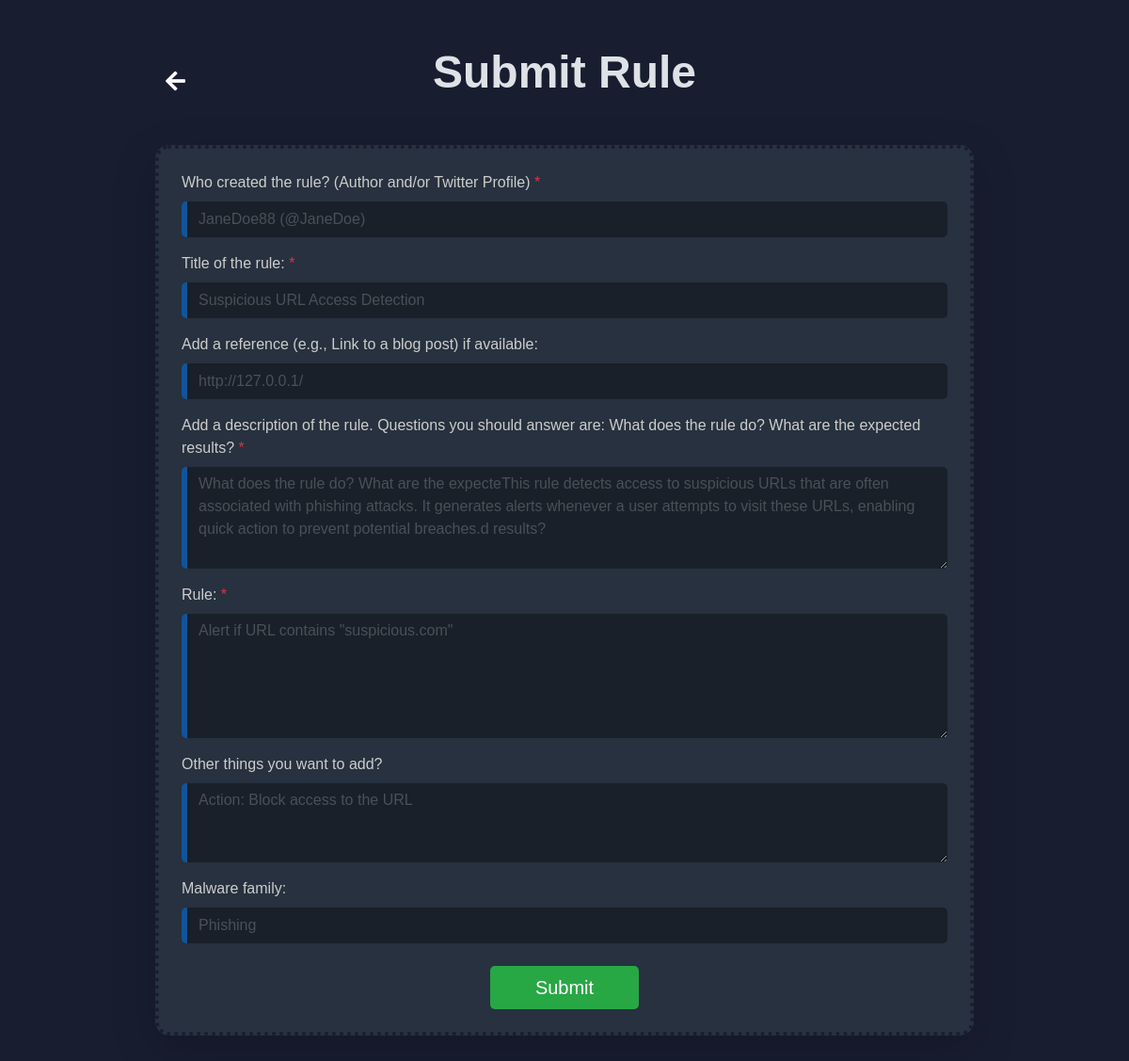
Page /edit-rule/15/ (signed in) on the committed database.
### pingu1_app/models.py (models this page shows, shortened)
class Rule(models.Model):
    author = models.CharField(max_length=100)
    title = models.CharField(max_length=200)
    reference = models.URLField(blank=True, null=True)
    description = models.TextField()
    rule_text = models.TextField()
    additional_info = models.TextField(blank=True, null=True)
    tags = models.CharField(max_length=200)  # This can store comma-separated tags
    created_at = models.DateTimeField(auto_now_add=True)  # Automatically sets the date when a rule is created

### pingu1_app/views.py (the view)
# urls.py: path('edit-rule/<int:rule_id>/', edit_rule, name='edit_rule'),
@login_required
def edit_rule(request, rule_id):
    rule = get_object_or_404(Rule, id=rule_id)
    if request.method == 'POST':
        form = RuleForm(request.POST, instance=rule)
        if form.is_valid():
            form.save()
            return redirect('home')
    else:
        form = RuleForm(instance=rule)
    return render(request, 'pages/form.html', {'form': form})

### pingu1_app/forms.py
class RuleForm(forms.ModelForm):
    class Meta:
        model = Rule
        fields = ['author', 'title', 'reference', 'description', 'rule_text', 'additional_info', 'tags']
        widgets = {
            'tags': forms.TextInput(attrs={'placeholder': 'Enter tags separated by commas (e.g., security, compliance)'})
        }

### templates/pages/form.html (shortened to what this page needs)
{% load static %}
<!DOCTYPE html>
<html lang="en">
  <head>
    <link href="https://stackpath.bootstrapcdn.com/bootstrap/4.5.2/css/bootstrap.min.css" rel="stylesheet" />
    <link href="https://cdnjs.cloudflare.com/ajax/libs/font-awesome/5.15.4/css/all.min.css" rel="stylesheet" />
    <link rel="stylesheet" href="{% static 'css/style.css' %}" type="text/css" />
  </head>
  <body>
    <div class="container my-5 position-relative">
      <button type="button" class="home-icon" onclick="navigateToHome()">
        <i class="fas fa-arrow-left"></i>
      </button>
      <h1 class="text-center mb-5">Submit Rule</h1>
      <div class="card p-4 shadow-lg">
        <form method="POST">
          <div class="form-group">
            <label for="id_author"
              >Who created the rule? (Author and/or Twitter Profile) <span class="text-danger">*</span></label
            >
            <input
              type="text"
              id="id_author"
              name="author"
              class="form-control"
              required
              value="{{ form.author.value|default:'' }}"
            />
          </div>
          <div class="form-group">
            <label for="id_title">Title of the rule: <span class="text-danger">*</span></label>
            <input
              type="text"
              id="id_title"
              name="title"
              class="form-control"
              required
              value="{{ form.title.value|default:'' }}"
            />
          </div>
          <div class="form-group">
            <label for="id_reference">Add a reference (e.g., Link to a blog post) if available:</label>
            <input
              type="url"
              id="id_reference"
              name="reference"
              class="form-control"
              placeholder="https://example.com"
              value="{{ form.reference.value|default:'' }}"
            />
          </div>
          <div class="form-group">
            <label for="id_description"
              >Add a description of the rule. Questions you should answer are: What does the rule do? What are the expected
              results? <span class="text-danger">*</span></label
            >
            <textarea id="id_description" name="description" class="form-control" required rows="4">
{{ form.description.value|default:'' }}</textarea
            >
          </div>
          <div class="form-group">
            <label for="id_rule_text">Rule: <span class="text-danger">*</span></label>
            <textarea id="id_rule_text" name="rule_text" class="form-control" required rows="5">
{{ form.rule_text.value|default:'' }}</textarea
            >
          </div>
          <div class="form-group">
            <label for="id_additional_info">Other things you want to add?</label>
            <textarea id="id_additional_info" name="additional_info" class="form-control" rows="3">
{{ form.additional_info.value|default:'' }}</textarea
            >
          </div>
          <div class="form-group">
            <label for="id_tags">Malware family:</label>
            <input type="text" id="id_tags" name="tags" class="form-control" value="{{ form.tags.value|default:'' }}" />
          </div>
          <div class="text-center mt-4">
            <input type="submit" value="Submit" class="btn btn-success btn-lg px-5" />
          </div>
        </form>
      </div>
    </div>
  </body>
</html>

### pingu1/static/CSS/style.css (style rules this page uses)
body { font-family: Arial, sans-serif; background-color: #181d30; }
.container { max-width: 75%; margin-left: auto; }
h1 { font-size: 3rem; color: #dee2e6; font-weight: 700; }
.btn-success { background-color: #28a745; border: none; }
.card { border: 4px dotted #181d30; border-radius: 15px; background-color: #27313f; }
.card p, .card label { font-size: 1rem; color: #cdcdcd; }
.card input, .card textarea { border-radius: 5px; }
.form-control { box-shadow: none; background-color: rgb(25, 32, 41); border: none; border-left: 6px solid rgb(17, 84, 156); }
.text-danger { color: #dc3545 !important; }
.home-icon { position: absolute; top: 20px; left: 20px; font-size: 24px; color: #fafafa; background: none; border: none; cursor: pointer; transition: transform 0.3s ease; }

### rows in the picture
Rule: author "JaneDoe88 (@JaneDoe)", title "Suspicious URL Access Detection", reference "http://127.0.0.1/", description "What does the rule do? What are the expecteThis rule detects access to suspicious URLs that are often associated with phishing attacks. It generates alerts whenever a user attempts to visit these URLs, enabling quick action to prevent potential breaches.d results?", rule_text "Alert if URL contains \"suspicious.com\"", additional_info "Action: Block access to the URL", tags "Phishing"
